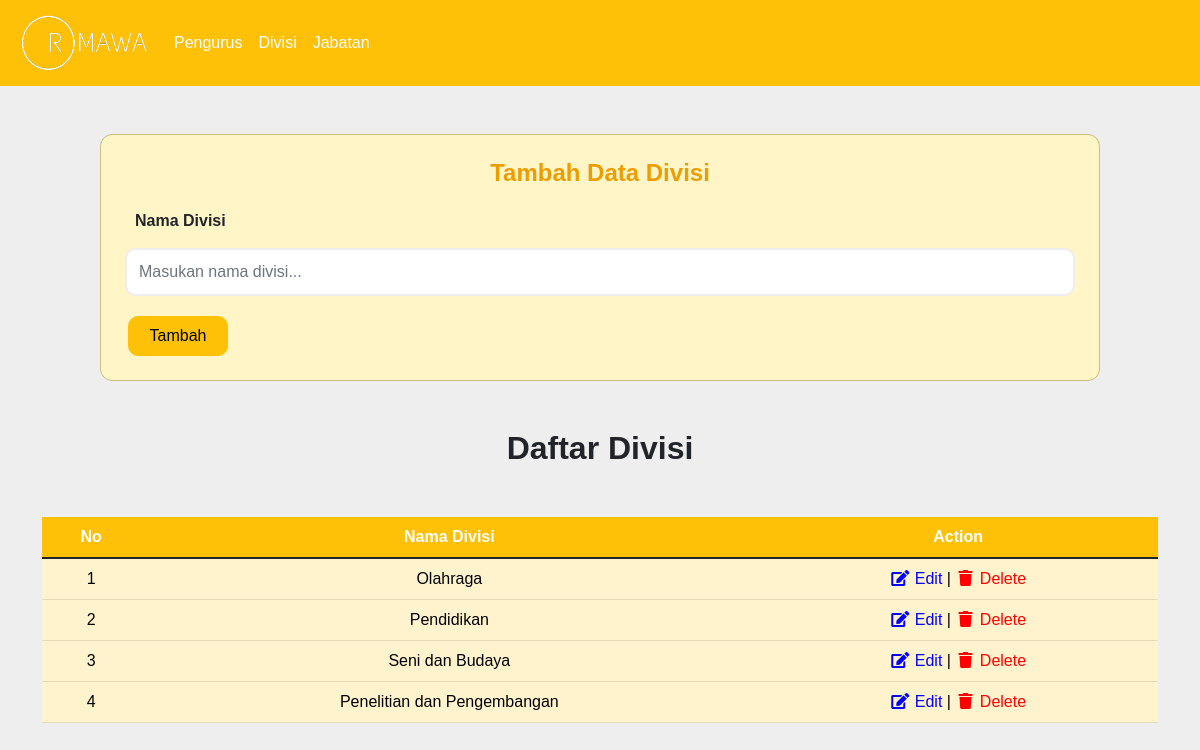
The app's page /divisi.php with its own data.
### tables this page shows
CREATE TABLE `divisi` (
  `id_divisi` int(11) NOT NULL,
  `nama_divisi` varchar(50) DEFAULT NULL
);

### conf.php (called while the page is built)
<?php
$db_host = "localhost";
$db_user = "root";
$db_pass = "";
$db_name = "db_dpbo_tp2";
?>

### includes/DB.class.php (called while the page is built, shortened)
<?php
class DB
{
    var $db_host = "";
    var $db_user = "";
    var $db_pass = "";
    var $db_name = "";
    var $db_link = "";
    var $result = 0;
    function __construct($db_host = '', $db_user = '', $db_pass = '', $db_name = '')
    {
        $this->db_host = $db_host;
        $this->db_user = $db_user;
        $this->db_pass = $db_pass;
        $this->db_name = $db_name;
    }
    function open()
    {
        $this->db_link = mysqli_connect($this->db_host, $this->db_user, $this->db_pass, $this->db_name);
    }
    function execute($query = "")
    {
        $this->result = mysqli_query($this->db_link, $query);
        return $this->result;
    }
    function getResult()
    {
        return mysqli_fetch_array($this->result);
    }
}
?>

### includes/Divisi.class.php (called while the page is built, shortened)
<?php
class Divisi extends DB{
    function getDivisi(){
        $query = "SELECT * FROM divisi";
        return $this->execute($query);
    }
}
?>

### divisi.php (the view, shortened to what this page needs)
<?php
include("conf.php");
include("includes/DB.class.php");
include("includes/Divisi.class.php");
$divisi = new Divisi($db_host, $db_user, $db_pass, $db_name);
$divisi->open();
$data_input = null;
if (empty($_GET['id_edit'])) {
    $data_input .= "<form action='divisi.php' method='POST' enctype='multipart/form-data'>
                        <div class='row'>
                            <div class='col-sm-12'>
                                <div class='form-group'>
                                    <label class='label'>Nama Divisi</label> <input class='form-control' name='nama_divisi' type='text' placeholder='Masukan nama divisi...'> </div>
                            </div>
                        </div>
                        <div class='button-tambah'>
                            <button class='btn btn-warning btn-block confirm-button' name='add'>Tambah</button>
                        </div>
                    </form>";
}
$data = null;
$no = 1;
$divisi->getDivisi();
while (list($id_divisi, $nama_divisi) = $divisi->getResult()){
    $data .= "<tr>
                <td class='table-warning' align='center'>" . $no++ . "</td>
                <td class='table-warning' align='center'>" . $nama_divisi . "</td>
                <td class='table-warning' align='center'>
                    <a href='divisi.php?id_edit=". $id_divisi . " id='text-edit' class='text-edit'><i id='edit' class='fa fa-fw fa-edit'></i> Edit</a> |
                    <a href='divisi.php?id_hapus=". $id_divisi . " id='text-delete' class='text-delete'><i id='delete' class='fa fa-fw fa-trash'></i> Delete</a>
                </td>
            </tr>";
}

### assets/css/style.css (style rules this page uses)
body { background-color: #FFEBEE }
body { font-family: 'Maven Pro', sans-serif; background-color: #eee; }
a { text-decoration: none; color: black; }
h2 { font-weight: bold; }
.cardAdd { width: 600px; background-color: #fff; border: none; border-radius: 12px }
.form-control { margin-top: 10px; height: 48px; border: 2px solid #eee; border-radius: 10px }
.confirm-button { height: 50px; border-radius: 10px }
.label { padding:5px 10px; font-weight: bolder; }
label { font-weight: bolder; }
h4 { color: #ec9d00; text-align: center; font-weight: 700; }

### records on screen
divisi: nama_divisi "Olahraga"
divisi: nama_divisi "Pendidikan"
divisi: nama_divisi "Seni dan Budaya"
divisi: nama_divisi "Penelitian dan Pengembangan"

### other values on screen
$this->content "Pengurus Divisi Jabatan Tambah Data Divisi Daftar Divisi No Nama Divisi Action"
